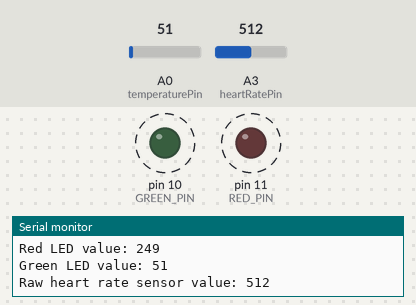
This sketch was run on a simulated Arduino Uno, built with avr-gcc and run on an emulated ATmega328P. Parts: output pins drawn as LEDs (lit = HIGH), the last lines printed to the serial monitor. Dashed ring = blinking. The test bench sets the inputs (shaded band); at power-on: A0 (temperaturePin) = 51, A3 (heartRatePin) = 512.

Above: at 1.8 s.
1.9 s: A0 (temperaturePin) set to 71
6.1 s: A0 (temperaturePin) set to 30
10.3 s: A3 (heartRatePin) set to 122
At 11.09 s:
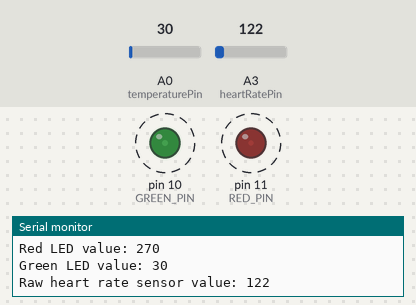
14.5 s: A3 (heartRatePin) set to 0
At 15.6 s:
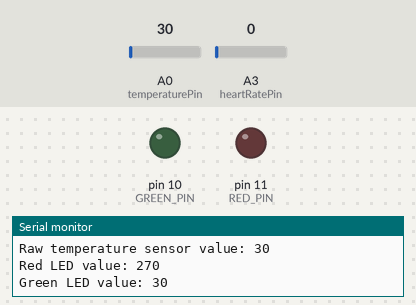
18.7 s: A3 (heartRatePin) set to 511
At 19.2 s:
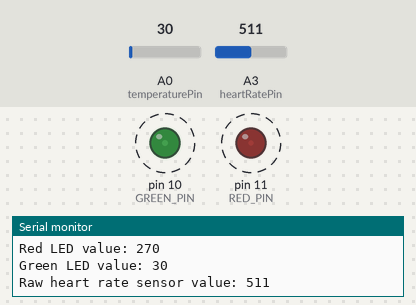
Timing chart, 0 to 23.9 s (numbered marks = the images above; inputs shaded):
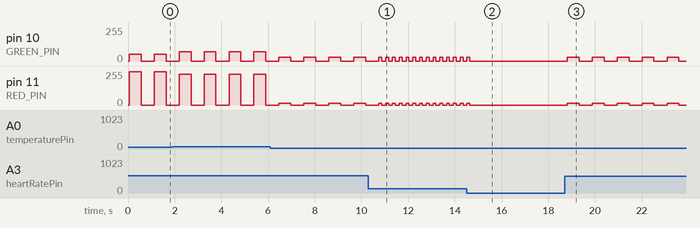

Measured:
- after the input at 10.3 s, pin 10 (GREEN_PIN): alternates 30/255 for 0.12 s and 0/255 for 0.17 s, starting after 0.57 s; pin 11 (RED_PIN): alternates 14/255 for 0.12 s and 0/255 for 0.17 s, starting after 0.57 s
- after the input at 14.5 s, pin 10 (GREEN_PIN), pin 11 (RED_PIN): goes on until 14.6 s, then stays 0/255
- after the input at 18.7 s, pin 10 (GREEN_PIN): alternates 30/255 for 0.51 s and 0/255 for 0.56 s, starting after 0.11 s; pin 11 (RED_PIN): alternates 14/255 for 0.51 s and 0/255 for 0.56 s, starting after 0.11 s
- by itself, pin 10 (GREEN_PIN): alternates 30/255 for 0.51 s and 0/255 for 0.56 s
- by itself, pin 11 (RED_PIN): alternates 14/255 for 0.51 s and 0/255 for 0.56 s

The sketch:

project2_final.ino
```cpp
/*
 * Name: Gusti Scarlett Halima
 * Date: 23rd October 2017
 * class: Engr 102
 * Software version: Arduino 1.8.2
 * What it does: The circuit has an RGB LED that can change color based on the temperature
 * from a thermistor and have a blink rate based on the heartrate sensor.
 */

#include <Math.h>

//Setting constants for pins
const int temperaturePin = A0;
const int heartRatePin = A3;

/*
 * The RGB LED only uses the red and green LED
 * therefore we don't need to connect the blue LED
 */
const int RED_PIN = 11;
const int GREEN_PIN = 10;

void setup() {
  Serial.begin(9600);

  pinMode(RED_PIN, OUTPUT);
  pinMode(GREEN_PIN, OUTPUT);

}

void loop() {

  /*
   * Variable 'getValue' will read the raw value from the analog pin.
   * To see the change in temperature, the red and green LED values will
   * balance out each other by taking the tenths place from 'getValue'.
   * Red LED will have an initial value of 300 while the Green LED is 0.
   * While the tenths place will subtract the Red LED value, it will add the
   * Green LED value.
  */
  int getValue = analogRead(temperaturePin);
  int subtract = getValue % 100;
  int red = 300 - subtract;
  int green = subtract;

  /*
   * variable 'heartRate' will receive its raw value from the heart rate sensor
   */
   int heartRate = analogRead(heartRatePin);

   /*
    * The following code will read the values in the serial print
    */
    Serial.print("Raw temperature sensor value: ");
    Serial.println(getValue);
    Serial.print("Red LED value: ");
    Serial.println(red);
    Serial.print("Green LED value: ");
    Serial.println(green);
    Serial.print("Raw heart rate sensor value: ");
    Serial.println(heartRate);

    /*
     * The values of red, green, and heartRate are passed in the
     * following method to display the color and blink rate
     */
     colorAndBlink(red, green, heartRate);
}

/*
 * Method colorAndBlink displays a single loop of the LEDs being turned
 * on then off with the heartRate value as the delay
 */
void colorAndBlink(int r, int g, int hR) {
  setColor(r, g);
  delay(hR);
  setColor(0, 0);
  delay(hR);
}

  /*
   * Method setColor sets the color of the LED
   */
void setColor(int r, int g) {
  analogWrite(RED_PIN, r);
  analogWrite(GREEN_PIN, g);
}
```
